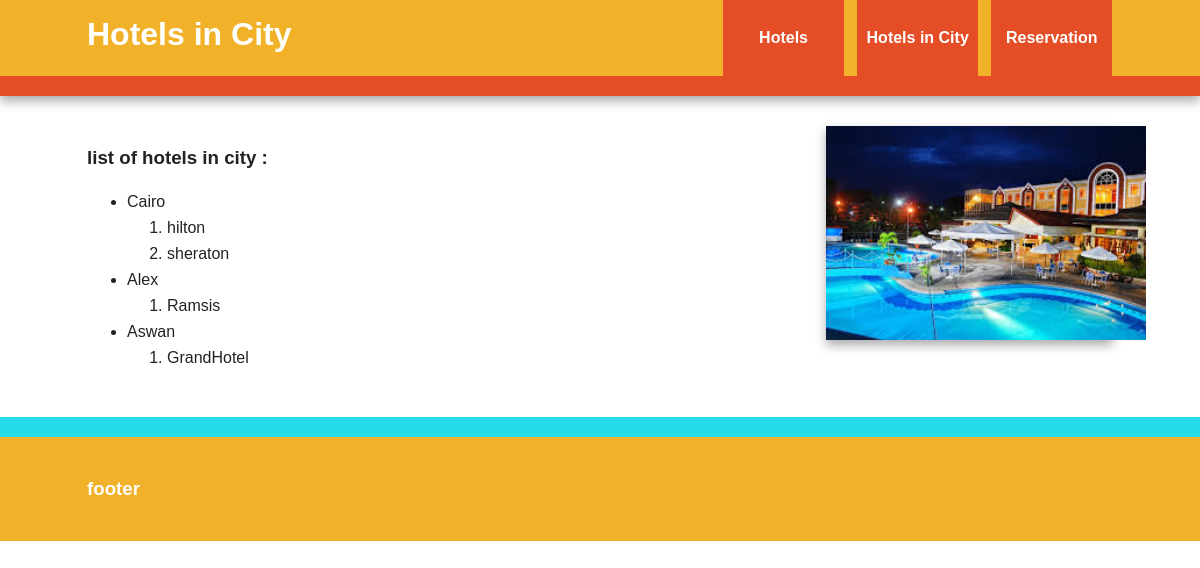
/reservation/hotelsincity, run on an earlier commit of the app's database.
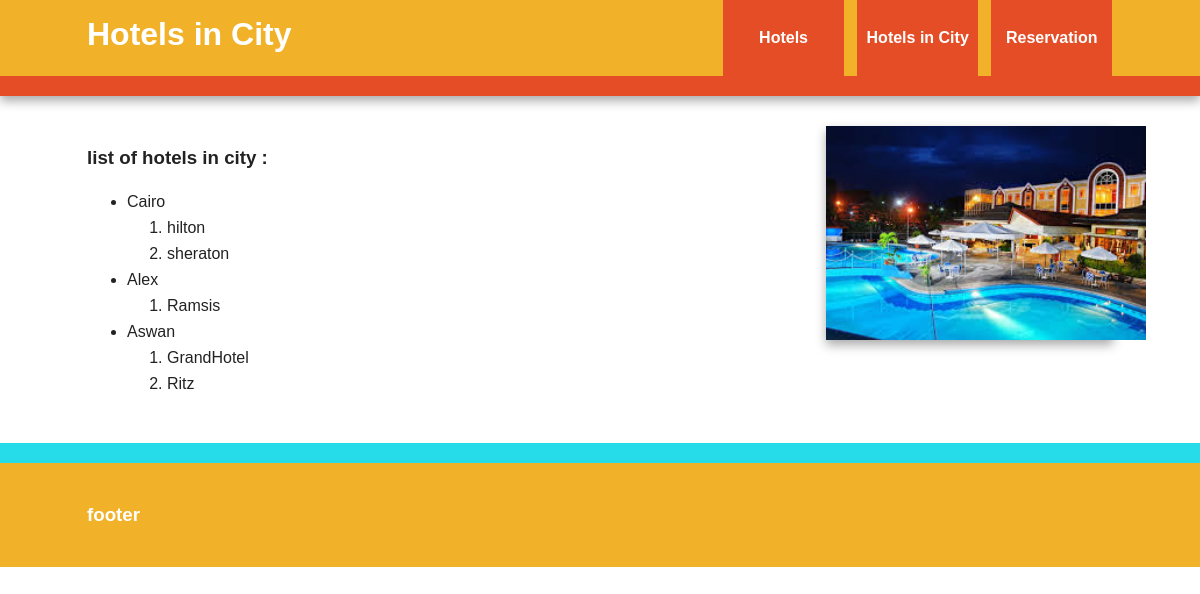
And on a later commit of the database.
### reservation/models.py (models this page shows)
class Hotel(models.Model):
    hotel_name=models.CharField(max_length=100)
    hotel_city=models.CharField(max_length=100)
    total_rooms=models.IntegerField()
    empty_rooms=models.IntegerField()
    def __str__(self):
        return self.hotel_name

### reservation/views.py (the view)
# urls.py: url(r'hotelsincity',showHotelsInCity),
def showHotelsInCity(request):
    lstcity=[]
    for hotel in Hotel.objects.all():
        if(hotel.hotel_city not in lstcity):
            lstcity.append(hotel.hotel_city)
    output=""
    lsthotelscity=[]
    lst=[]
    for city in lstcity:
        for hc in Hotel.objects.all():
            if(hc.hotel_city==city):
                lst.append(hc)
            lsthotelscity.append(lst)
    return render(request,'reservation/hotelsincity.html',{'lstcity':lstcity,'hotels':Hotel.objects.all()})

### templates/reservation/hotelsincity.html
{% extends "base.html" %}
{% block title %}
 Hotels in City
{% endblock %}
{% block content %}
<h3> list of hotels in city : </h3>
<ul>
{% for city in lstcity %}
<li> {{ city }} </li>
<ol>
{% for h in hotels %}
{% if h.hotel_city == city %}
<li>{{ h }}</li>
{% endif %}
{% endfor %}
</ol>
{% endfor %}
</ul>
{% endblock %}

What changed in the data, as far as the page shows it:
added Hotel: hotel_name "Ritz", shown under "Aswan"
